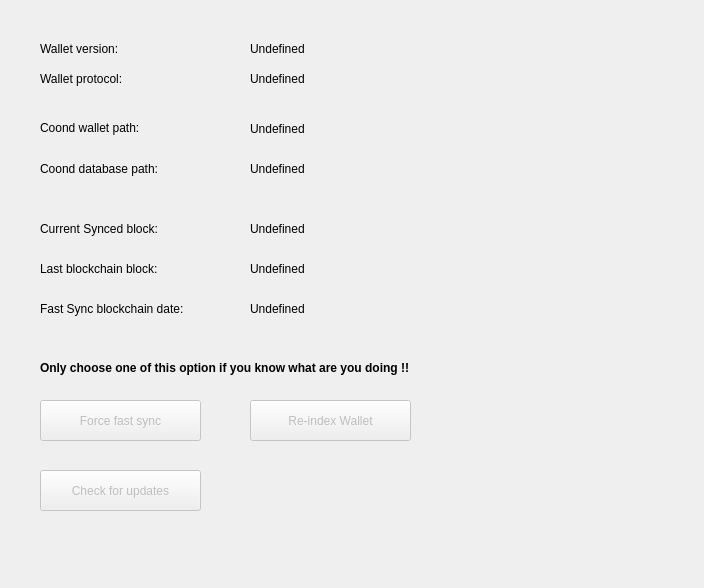
<?xml version="1.0" encoding="UTF-8"?>
<ui version="4.0">
 <class>ExtendedOptionsMenu</class>
 <widget class="QWidget" name="ExtendedOptionsMenu">
  <property name="enabled">
   <bool>true</bool>
  </property>
  <property name="geometry">
   <rect>
    <x>0</x>
    <y>0</y>
    <width>704</width>
    <height>588</height>
   </rect>
  </property>
  <property name="windowTitle">
   <string>Form</string>
  </property>
  <widget class="QLabel" name="label">
   <property name="geometry">
    <rect>
     <x>40</x>
     <y>120</y>
     <width>171</width>
     <height>17</height>
    </rect>
   </property>
   <property name="text">
    <string>&lt;html&gt;&lt;head/&gt;&lt;body&gt;&lt;p&gt;Coond wallet path: &lt;/p&gt;&lt;/body&gt;&lt;/html&gt;</string>
   </property>
  </widget>
  <widget class="QLabel" name="label_2">
   <property name="geometry">
    <rect>
     <x>250</x>
     <y>120</y>
     <width>171</width>
     <height>17</height>
    </rect>
   </property>
   <property name="text">
    <string>Undefined</string>
   </property>
  </widget>
  <widget class="QLabel" name="label_3">
   <property name="geometry">
    <rect>
     <x>40</x>
     <y>160</y>
     <width>191</width>
     <height>17</height>
    </rect>
   </property>
   <property name="text">
    <string>Coond database path:</string>
   </property>
  </widget>
  <widget class="QLabel" name="label_4">
   <property name="geometry">
    <rect>
     <x>250</x>
     <y>160</y>
     <width>171</width>
     <height>17</height>
    </rect>
   </property>
   <property name="text">
    <string>Undefined</string>
   </property>
  </widget>
  <widget class="QLabel" name="label_5">
   <property name="geometry">
    <rect>
     <x>40</x>
     <y>220</y>
     <width>191</width>
     <height>17</height>
    </rect>
   </property>
   <property name="text">
    <string>Current Synced block:</string>
   </property>
  </widget>
  <widget class="QLabel" name="label_6">
   <property name="geometry">
    <rect>
     <x>250</x>
     <y>220</y>
     <width>171</width>
     <height>17</height>
    </rect>
   </property>
   <property name="text">
    <string>Undefined</string>
   </property>
  </widget>
  <widget class="QLabel" name="label_7">
   <property name="geometry">
    <rect>
     <x>40</x>
     <y>260</y>
     <width>191</width>
     <height>17</height>
    </rect>
   </property>
   <property name="text">
    <string>Last blockchain block:</string>
   </property>
  </widget>
  <widget class="QLabel" name="label_8">
   <property name="geometry">
    <rect>
     <x>250</x>
     <y>260</y>
     <width>171</width>
     <height>17</height>
    </rect>
   </property>
   <property name="text">
    <string>Undefined</string>
   </property>
  </widget>
  <widget class="QLabel" name="label_9">
   <property name="geometry">
    <rect>
     <x>40</x>
     <y>360</y>
     <width>451</width>
     <height>17</height>
    </rect>
   </property>
   <property name="text">
    <string>&lt;html&gt;&lt;head/&gt;&lt;body&gt;&lt;p&gt;&lt;span style=&quot; font-weight:600;&quot;&gt;Only choose one of this option if you know what are you doing !!&lt;/span&gt;&lt;/p&gt;&lt;/body&gt;&lt;/html&gt;</string>
   </property>
  </widget>
  <widget class="QPushButton" name="pushButton">
   <property name="enabled">
    <bool>false</bool>
   </property>
   <property name="geometry">
    <rect>
     <x>40</x>
     <y>400</y>
     <width>161</width>
     <height>41</height>
    </rect>
   </property>
   <property name="cursor">
    <cursorShape>PointingHandCursor</cursorShape>
   </property>
   <property name="text">
    <string>Force fast sync</string>
   </property>
  </widget>
  <widget class="QPushButton" name="pushButton_2">
   <property name="enabled">
    <bool>false</bool>
   </property>
   <property name="geometry">
    <rect>
     <x>40</x>
     <y>470</y>
     <width>161</width>
     <height>41</height>
    </rect>
   </property>
   <property name="cursor">
    <cursorShape>PointingHandCursor</cursorShape>
   </property>
   <property name="text">
    <string>Check for updates</string>
   </property>
  </widget>
  <widget class="QLabel" name="label_10">
   <property name="geometry">
    <rect>
     <x>40</x>
     <y>40</y>
     <width>171</width>
     <height>17</height>
    </rect>
   </property>
   <property name="text">
    <string>Wallet version:</string>
   </property>
  </widget>
  <widget class="QLabel" name="label_11">
   <property name="geometry">
    <rect>
     <x>250</x>
     <y>40</y>
     <width>171</width>
     <height>17</height>
    </rect>
   </property>
   <property name="text">
    <string>Undefined</string>
   </property>
  </widget>
  <widget class="QLabel" name="label_12">
   <property name="geometry">
    <rect>
     <x>40</x>
     <y>70</y>
     <width>171</width>
     <height>17</height>
    </rect>
   </property>
   <property name="text">
    <string>Wallet protocol:</string>
   </property>
  </widget>
  <widget class="QLabel" name="label_13">
   <property name="geometry">
    <rect>
     <x>250</x>
     <y>70</y>
     <width>171</width>
     <height>17</height>
    </rect>
   </property>
   <property name="text">
    <string>Undefined</string>
   </property>
  </widget>
  <widget class="QPushButton" name="pushButton_3">
   <property name="enabled">
    <bool>false</bool>
   </property>
   <property name="geometry">
    <rect>
     <x>250</x>
     <y>400</y>
     <width>161</width>
     <height>41</height>
    </rect>
   </property>
   <property name="cursor">
    <cursorShape>PointingHandCursor</cursorShape>
   </property>
   <property name="text">
    <string>Re-index Wallet</string>
   </property>
  </widget>
  <widget class="QLabel" name="label_14">
   <property name="geometry">
    <rect>
     <x>40</x>
     <y>300</y>
     <width>191</width>
     <height>17</height>
    </rect>
   </property>
   <property name="text">
    <string>Fast Sync blockchain date:</string>
   </property>
  </widget>
  <widget class="QLabel" name="label_15">
   <property name="geometry">
    <rect>
     <x>250</x>
     <y>300</y>
     <width>171</width>
     <height>17</height>
    </rect>
   </property>
   <property name="text">
    <string>Undefined</string>
   </property>
  </widget>
 </widget>
 <resources/>
 <connections/>
</ui>
